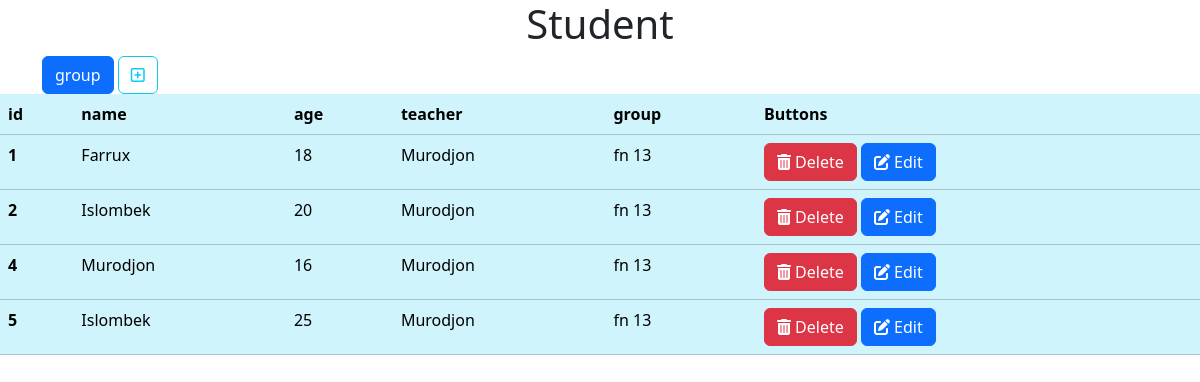
The app's page /student/1/, older data.
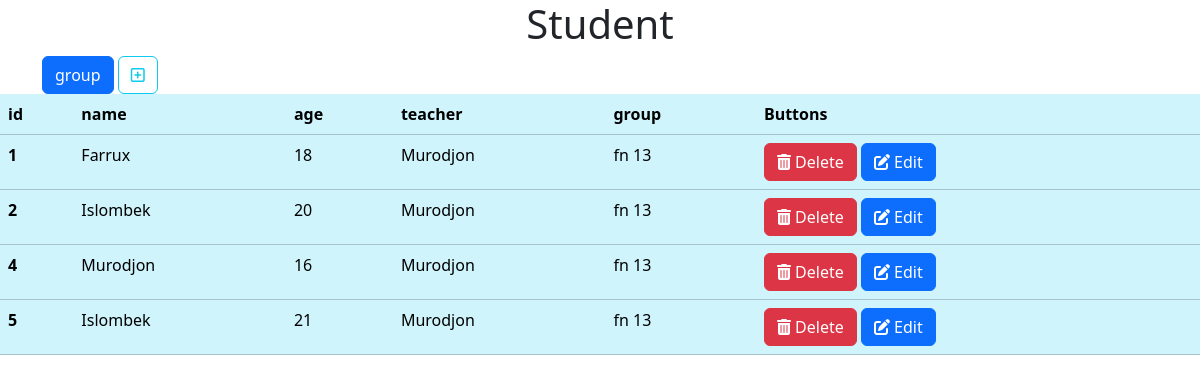
The same page, newer data.
### student/models.py (models this page shows, shortened)
class Student(models.Model):
    name = models.CharField(max_length=100)
    age = models.IntegerField()
    teacher = models.ForeignKey(Teacher, on_delete=models.CASCADE, related_name='groups_taught')
    group = models.ForeignKey(Group, on_delete=models.CASCADE)

class Teacher(models.Model):
    name = models.CharField(max_length=100)
    group = models.ForeignKey(Group, on_delete=models.CASCADE, related_name='group_taught')
    def __str__(self):
        return self.name

class Group(models.Model):
    name = models.CharField(max_length=100)
    def __str__(self):
        return self.name

### student/views.py (the view)
# urls.py: path('student/<int:t_id>/',student,name='student'),
def student(request,t_id):
    student=Teacher.objects.get(id=t_id)
    stu=student.groups_taught.all()
    return render(request,'student.html',context={'stu':stu})

### templates/student.html (shortened to what this page needs)
{% extends 'base.html' %}
{% block content %}
<div class="container">
  <h1 style="text-align: center;">Student</h1>
  <a href="{% url 'group' %}" class="btn btn-primary" >group</a>
    <a style="text-align: center;" href="{% url 'create' %}" class="btn btn-outline-info" ><i class="fa-regular fa-square-plus"></i></a>
  </div>
<table class="table table-info">
    <thead>
      <tr>
        <th scope="col">id</th>
        <th scope="col">name</th>
        <th scope="col">age</th>
        <th scope="col">teacher</th>
        <th scope="col">group</th>
        <th scope="col">Buttons</th>
      </tr>
    </thead>
    {% for i in stu %}
    <tbody>
      <tr>
        <th scope="row">{{i.id}}</th>
        <td>{{i.name}}</td>
        <td>{{i.age}}</td>
        <td>{{i.teacher}}</td>
        <td>{{i.group}}</td>
         <td><a class="btn btn-danger" href="{% url 'delete' i.id %}">
          <i class="fas fa-trash-alt"></i> Delete
      </a>
      <a class="btn btn-primary" href="{% url 'update' i.id %}">
        <i class="fas fa-edit"></i> Edit
    </a></td>
      </tr>
    </tbody>
    {% endfor %}
  </table>
{% endblock content %}

Row changes from the older to the newer data that the page shows:
changed Student id 5: age "25" → "21"
